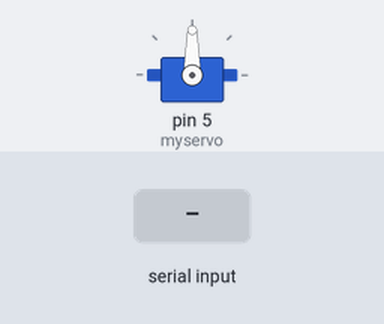
Bench run of a sketch on a simulated Arduino Uno, built with avr-gcc and run on an emulated ATmega328P. Parts: servo. The test bench sets the inputs (shaded band).

Above: at 1.2 s.
1.3 s: "a" received over the second serial link
At 2.6 s:
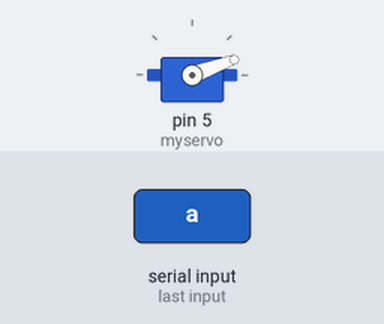
Timing chart, 0 to 4.3 s (numbered marks = the images above; inputs shaded):
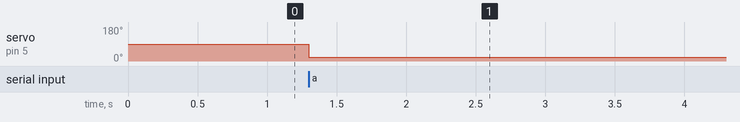

The sketch:

bluetooth_servo.ino
```cpp
// Quiz) 블루투스모듈을 스마트폰과 연결
// 블루투스 어플에서 왼쪽키를 누르면 서보모터의 방향이 왼쪽으로
// 오른쪽 키를 누르면 서보모터의 방향이 오른쪽으로 이동
#include <SoftwareSerial.h>
#include <Servo.h>

int blueTx=2;
int blueRx=3;
SoftwareSerial bluetooth(2, 3); // 3번 TX, 2번 RX
Servo myservo;

void setup() {
  bluetooth.begin(9600);
  myservo.attach(5);

}

void loop() {
  char val = bluetooth.read();

  if (bluetooth.available()) {
    Serial.write(bluetooth.read());
  }

  if(val == 'a')
  {
    myservo.write(20);
    delay(200);
  }

  if(val == 'b')
  {
    myservo.write(120);
    delay(200);
  }
}
```

Measured:
- after the input at 1.3 s, servo on pin 5 (myservo): 90° → 20° at once
